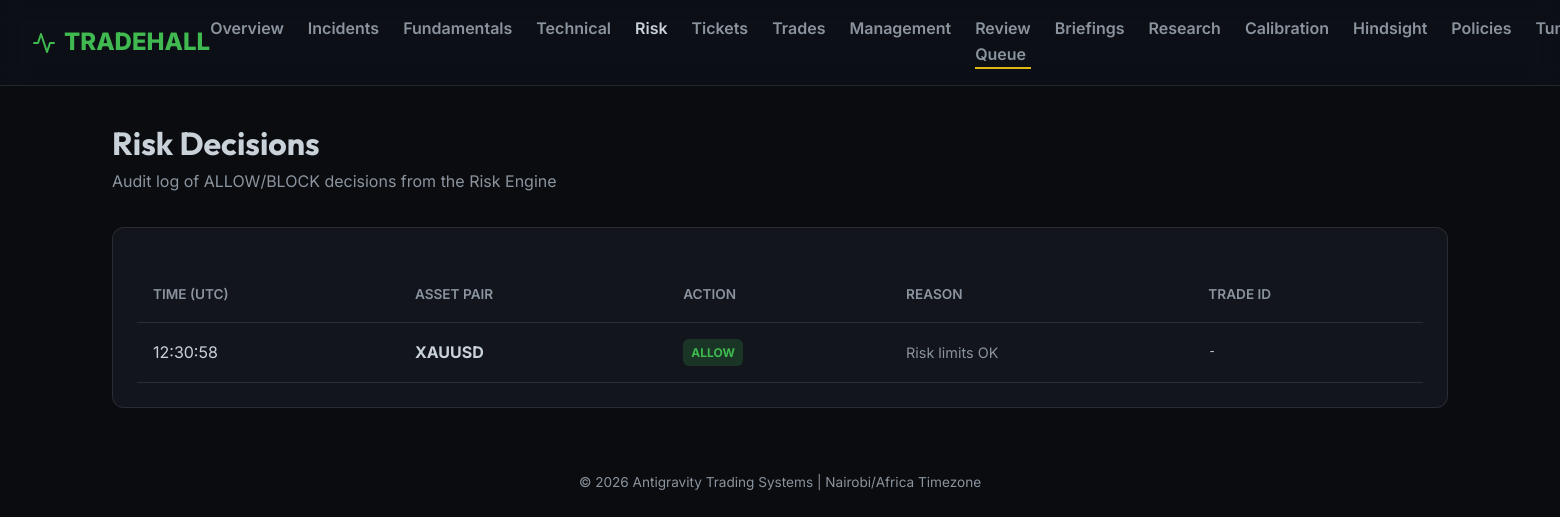
The app's page /dashboard/risk, older data.
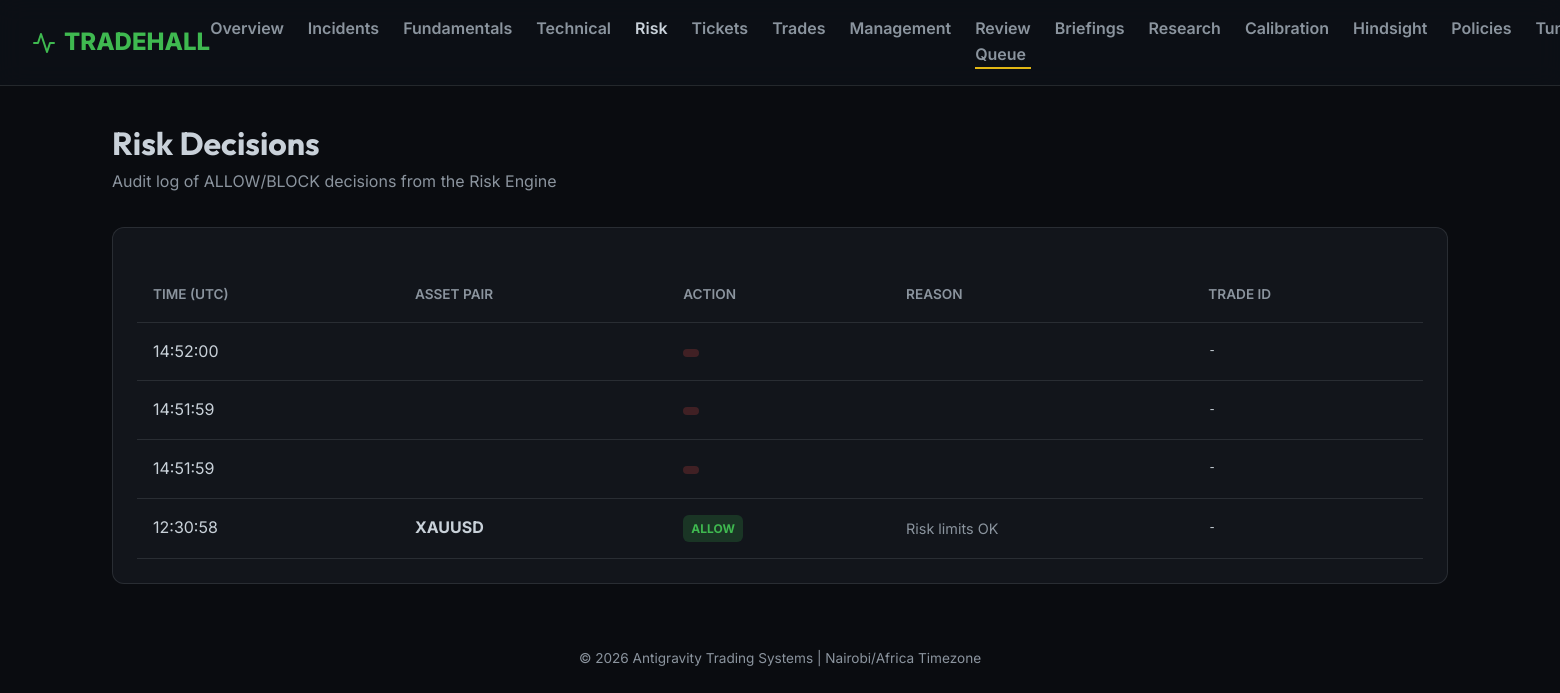
The same page, newer data.
### shared/database/models.py (models this page shows)
class Packet(Base):
    __tablename__ = "packets"
    id = Column(Integer, primary_key=True, index=True)
    run_id = Column(Integer, ForeignKey("runs.id"), nullable=False)
    packet_type = Column(String, index=True, nullable=False) # e.g., MarketContextPacket
    schema_version = Column(String, nullable=False)
    data = Column(JSON, nullable=False)
    created_at = Column(DateTime(timezone=True), default=lambda: datetime.now(timezone.utc))
    run = relationship("Run", back_populates="packets")

### services/dashboard/main.py (the view)
@app.get("/dashboard/risk", response_class=HTMLResponse)
async def dashboard_risk(request: Request, db: Session = Depends(db_session.get_db)):
    packets = db.query(Packet).filter(Packet.packet_type == "RiskApprovalPacket").order_by(Packet.created_at.desc()).limit(50).all()
    return render_template("risk.html", {
        "request": request,
        "active_page": "risk",
        "decisions": packets
    })

### services/dashboard/templates/risk.html
{% extends "base.html" %}
{% block content %}
<div class="util-257995">
    <h1>Risk Decisions</h1>
    <p class="util-7abb3a">Audit log of ALLOW/BLOCK decisions from the Risk Engine</p>
</div>
<div class="card">
    <table>
        <thead>
            <tr>
                <th>Time (UTC)</th>
                <th>Asset Pair</th>
                <th>Action</th>
                <th>Reason</th>
                <th>Trade ID</th>
            </tr>
        </thead>
        <tbody>
            {% for decision in decisions %}
            <tr>
                <td>{{ decision.created_at.strftime('%H:%M:%S') }}</td>
                <td class="util-be8e63">{{ decision.data.asset_pair }}</td>
                <td>
                    <span class="badge badge-{{ 'success' if decision.data.action == 'ALLOW' else 'danger' }}">
                        {{ decision.data.action }}
                    </span>
                </td>
                <td class="util-eec58d">{{ decision.data.reason }}</td>
                <td class="util-acf620">{{ decision.data.trade_id or '-' }}</td>
            </tr>
            {% endfor %}
        </tbody>
    </table>
</div>
{% endblock %}

Row changes from the older to the newer data that the page shows:
added Packet: created_at "14:52:00", data "-"
added Packet: created_at "14:51:59", data "-"
added Packet: created_at "14:51:59", data "-"
